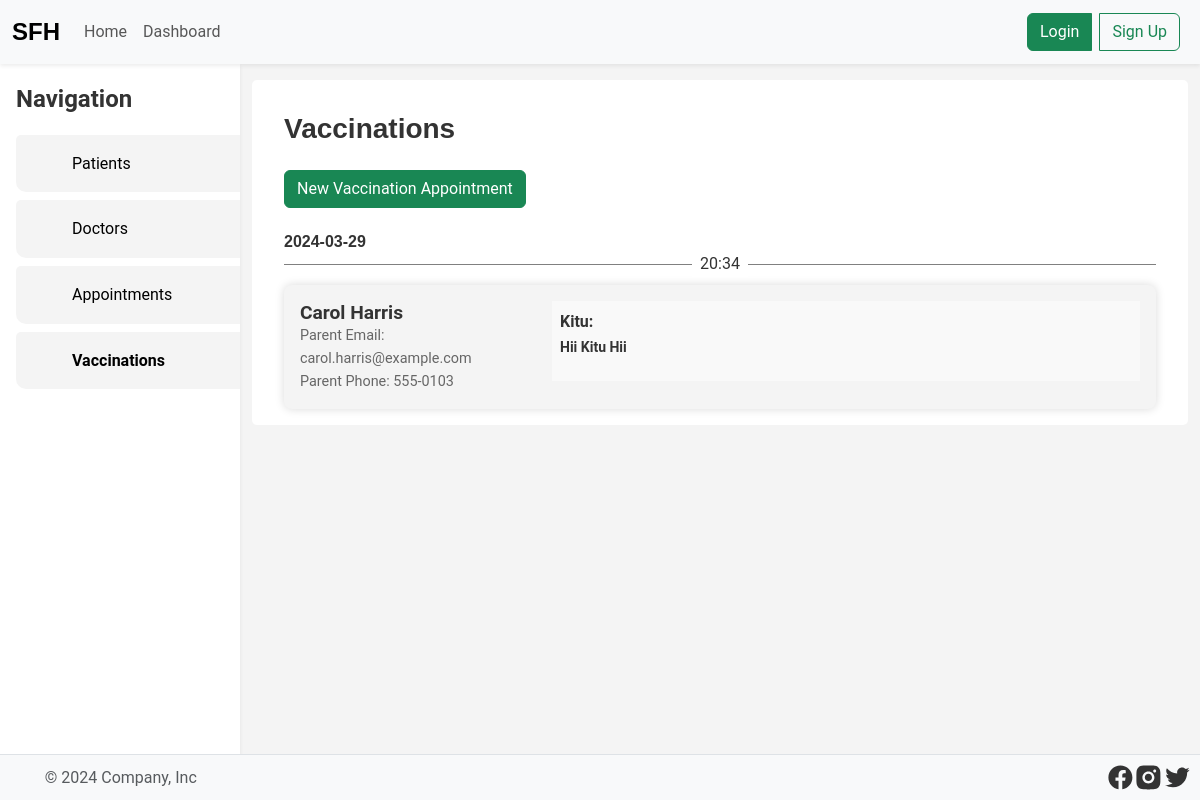
The app's page /vaccinations.php with its own data.
### tables this page shows
CREATE TABLE vaccinations
(
    id         integer   not null primary key,
    kid_id     integer   not null,
    date       date      not null,
    time       time      not null,
    vaccine_id integer   not null,
    is_done    boolean   not null default false,
    created_at timestamp not null default current_timestamp,
    updated_at timestamp not null default current_timestamp,
    foreign key (kid_id) references kids (id) on delete cascade on update cascade
);

CREATE TABLE vaccines
(
    id          integer      not null primary key,
    name        varchar(255) not null,
    description text,
    created_at  timestamp    not null default current_timestamp,
    updated_at  timestamp    not null default current_timestamp
);

### db/DB.php (called while the page is built, shortened)
<?php
class Row
{
    private $row = null;
    public function __construct($row)
    {
        $this->row = $row;
    }
    function get($key)
    {
        return $this->row[$key];
    }
    public function has($key): bool
    {
        return isset($this->row[$key]);
    }
}
class Result
{
    private $result = null;
    public function __construct(array $result)
    {
        $this->result = $result;
    }
    function at($index): ?Row
    {
        return new Row($this->result[$index]);
    }
    function first(): ?Row
    {
        return $this->at(0);
    }
    public function groupBy($key): array
    {
        $grouped = [];
        foreach ($this->result as $rowArray) {
            $row = new Row($rowArray);
            if ($row->has($key)) {
                $groupedValue = $row->get($key);
                if (!isset($grouped[$groupedValue])) {
                    $grouped[$groupedValue] = [];
                }
                $grouped[$groupedValue][] = $rowArray;
            }
        }
        return $grouped;
    }
}
class DB
{
    private $db;
    function __construct($location)
    {
        try {
            $this->db = new PDO("sqlite:$location");
            $this->db->setAttribute(PDO::ATTR_ERRMODE, PDO::ERRMODE_EXCEPTION);
        } catch (PDOException $e) {
            throw new Exception($e->getMessage());
        }
    }
    function query(string $sql, ...$params): array
    {
        try {
            if (count($params) > 0) {
                $stmt = $this->db->prepare($sql);
                $placeholderCount = substr_count($sql, '?');
                $stmt->execute($params);
                return [new Result($stmt->fetchAll()), null];
            } else {
                $result = $this->db->query($sql);
                return [new Result($result->fetchAll()), null];
            }
        } catch (Exception $e) {
            return [null, $e->getMessage()];
        }
    }
}
$db = new DB("./db/db.sqlite");

### vaccinations.php (the view, shortened to what this page needs)
<!Doctype html>
<html lang="en">
<?php include 'partials/head.php'; ?>
<body>
<?php include 'partials/header.php' ?>
<?php global $errors, $db, $mail,
             $successes; ?>
<?php
function getVaccine($id)
{
    global $errors, $db;
    [$result, $error] = $db->query("SELECT * FROM vaccines WHERE id = ?", $id);
    return $result->first();
}
function getAllVaccinations()
{
    global $errors, $db;
    [$result, $error] = $db->query("SELECT * FROM vaccinations");
    return $result->groupBy('date');
}
function getPatientDetails($kid_id)
{
    global $errors, $db;
    [$result, $error] = $db->query("SELECT kids.id, kids.name, kids.dob, parents.name, parents.email, parents.phone FROM kids JOIN parents ON kids.parent_id = parents.id WHERE kids.id = ?", $kid_id);
    return $result->first();
}
if ($_SERVER['REQUEST_METHOD'] === 'GET') {
    $vaccines = getAllVaccinations();
}
?>
<main class="d-flex">
    <?php include 'partials/aside.php'; ?>
    <div class="container w-100">
        <?php if (isset($vaccines)) { ?>
            <div class="wrapper">
                <h3 class="heading mt-3 mt-0">Vaccinations</h3>
                <a class="btn btn-success mt-3" href="./vaccination_add.php">New Vaccination Appointment</a>
                <?php foreach ($vaccines as $date => $vaccinations) { ?>
                    <h3 class="heading date mt-4"><span><?php echo $date ?></span></h3>
                    <div class="appointments">
                        <?php foreach ($vaccinations as $vaccine) { ?>
                            <?php $kid = getPatientDetails($vaccine['kid_id']); ?>
                            <div class="w-100 h-100 position-relative">
                                <div class="hr"><span><?php echo $vaccine['time'] ?></span></div>
                            </div>
                            <div class="appointment">
                                <div class="appointment-details">
                                    <h4><?php echo $kid->get('name') ?></h4>
                                    <small class="email">Parent Email: <?php echo $kid->get('email') ?></small>
                                    <small class="phone">Parent Phone: <?php echo $kid->get('phone') ?></small>
                                </div>
                                <div class="reason">
                                    <span class="fw-bold"><?php echo getVaccine($vaccine['vaccine_id'])->get('name') ?>:</span><br>
                                    <small class="fw-bold"><?php echo getVaccine($vaccine['vaccine_id'])->get('description') ?></small><br>
                                </div>
                            </div>
                        <?php } ?>
                    </div>
                <?php } ?>
            </div>
        <?php } else { ?>
            <a class="btn btn-success mt-3" href="./vaccination_add.php">New Vaccination Appointment</a>
            <div class="alert alert-info mt-2">No vaccinations found</div>
        <?php } ?>
    </div>
</main>
<?php include 'partials/footer.php'; ?>
</body>
</html>

### assets/css/styles.css (style rules this page uses)
* { margin: 0; padding: 0; box-sizing: border-box; }
a { text-decoration: none; color: #000; }
body { font-family: 'Roboto', sans-serif; background-color: #f4f4f4; color: #333; line-height: 1.6; display: flex; flex-direction: column; min-height: 100vh; }
main { flex: 1 0 auto; }

### partials/head.php (style rules this page uses)
:root { --accent: #ffbade; }
.heading { font-family: 'Poppins', sans-serif; font-weight: 700; }

### vaccinations.php (style rules this page uses)
.wrapper { max-width: 1000px; margin: auto; background-color: #ffffff; padding: 1rem 2rem; border-radius: 5px; margin-top: 1rem; margin-bottom: 1rem; }
.appointment { display: flex; padding: 1rem; align-items: flex-start; background-color: #f4f4f4; box-shadow: 0 0 10px rgba(0, 0, 0, 0.15); border-radius: 8px; }
.appointment-details { width: 30%; display: flex; flex-direction: column; }
.appointment-details h4 { font-size: 1.2rem; font-weight: 600; margin: 0; }
.email, .phone { font-size: 0.9rem; color: #666; }
.hr { padding: 0.5rem; text-align: center; isolation: isolate; }
.hr::before, .hr::after { content: ""; position: absolute; width: 50%; height: 1px; top: 50%; z-index: -1; background-color: grey; }
.hr::before { left: 0; }
.hr::after { right: 0; }
.hr span { background-color: #ffffff; padding: 0.25rem 0.5rem; }
.date { font-size: 1rem; margin-bottom: -0.5rem; }
.reason { width: 70%; height: 80px; padding: 0.5rem; background-color: #f9f9f9; }

### records on screen
vaccinations: time "20:34", get "Carol Harris", get "carol.harris@example.com", get "555-0103", vaccine.name "Kitu", vaccine.description "Hii Kitu Hii"

### other values on screen
$date "2024-03-29"
